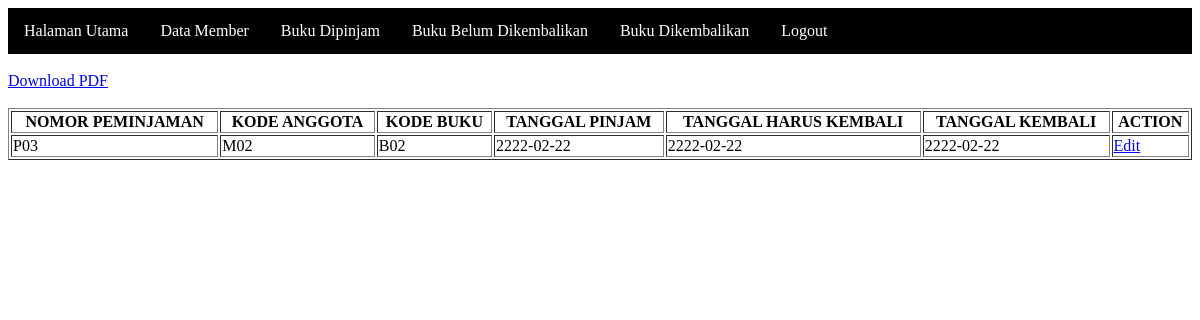
Screenshot of /responsi/tampil_dikembalikan.php (signed in) with the database file from the repository.
### tables this page shows
CREATE TABLE `peminjaman` (
  `nopeminjaman` varchar(40) NOT NULL,
  `kodeangt` varchar(40) NOT NULL,
  `kodebk` varchar(40) NOT NULL,
  `tglpinjam` date NOT NULL,
  `tglhrskembali` date NOT NULL,
  `tglkembali` date NOT NULL
);

### responsi/tampil_dikembalikan.php (the view, shortened to what this page needs)
<?php
include_once("koneksi.php");
$result = mysqli_query($konek, "SELECT * FROM peminjaman WHERE tglkembali != '0000-00-00'");
?>
<html>
<head>
</head>
<body>
    <ul>
        <li><a href="tampil_data.php">Halaman Utama</a></li>
        <li><a href="tampil_member.php">Data Member</a></li>
        <li><a href="tampil_dipinjam.php">Buku Dipinjam</a></li>
        <li><a href="tampil_belum_dikembalikan.php">Buku Belum Dikembalikan</a></li>
        <li><a href="tampil_dikembalikan.php">Buku Dikembalikan</a></li>
        <li><a href="logout.php">Logout</a></li>
    </ul>
    <br>
    <a href="pdf_kembali.php">Download PDF</a><br /><br />
    <table width='100%' border=1>
        <tr>
            <th>NOMOR PEMINJAMAN</th>
            <th>KODE ANGGOTA</th>
            <th>KODE BUKU</th>
            <th>TANGGAL PINJAM</th>
            <th>TANGGAL HARUS KEMBALI</th>
            <th>TANGGAL KEMBALI</th>
            <th>ACTION</th>
        </tr>
        <?php
        while ($user_data = mysqli_fetch_array($result)) {
            echo "<tr>";
            echo "<td>" . $user_data['nopeminjaman'] . "</td>";
            echo "<td>" . $user_data['kodeangt'] . "</td>";
            echo "<td>" . $user_data['kodebk'] . "</td>";
            echo "<td>" . $user_data['tglpinjam'] . "</td>";
            echo "<td>" . $user_data['tglhrskembali'] . "</td>";
            echo "<td>" . $user_data['tglkembali'] . "</td>";
            echo "<td><a href='edit_dipinjam.php?nopeminjaman=$user_data[nopeminjaman]'>Edit</a></d>";
        }
        ?>
    </table>
</body>
</html>

### responsi/tampil_dikembalikan.php (style rules this page uses)
ul { list-style-type: none; margin: 0; padding: 0; overflow: hidden; background-color: #000; }
li { float: left; }
li a { display: block; color: white; text-align: center; padding: 14px 16px; text-decoration: none; }

### rows the page displays
peminjaman: nopeminjaman "P03", kodeangt "M02", kodebk "B02", tglpinjam "2222-02-22", tglhrskembali "2222-02-22", tglkembali "2222-02-22"
